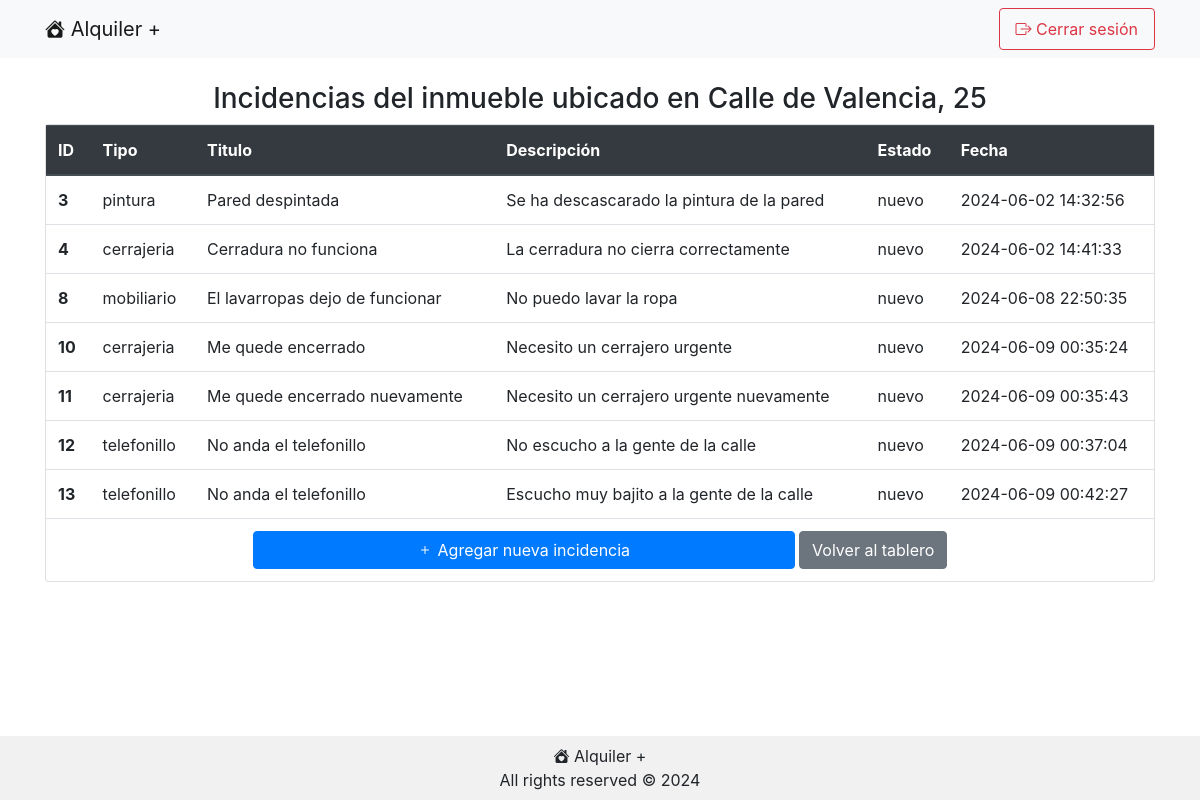
Page /incidencias.php?inmuebleId=2 (signed in) on the committed database.
### tables this page shows
CREATE TABLE `inmuebles` (
  `id` int(11) NOT NULL,
  `direccion` text NOT NULL,
  `propietario_usuario_id` int(11) NOT NULL,
  `inquilino_usuario_id` int(11) NOT NULL
);

CREATE TABLE `incidencias` (
  `id` int(11) NOT NULL,
  `tipo` enum('fontaneria','electricidad','telefonillo','mobiliario','pagos','carpinteria','cerrajeria','pintura') NOT NULL,
  `titulo` text NOT NULL,
  `descripcion` text NOT NULL,
  `estado` enum('nuevo','iniciado','completado','cancelado') NOT NULL DEFAULT 'nuevo',
  `usuario_id` int(11) NOT NULL,
  `inmueble_id` int(11) NOT NULL,
  `fecha_y_hora` timestamp NOT NULL DEFAULT current_timestamp() ON UPDATE current_timestamp()
);

### class/Conexion.php (called while the page is built, shortened)
<?php
class Conexion {
    private static $host;
    private static $username;
    private static $password;
    private static $db;
    private static $dsn;
    private static $conexion = null;
    private static function inicializar() {
        if (self::$conexion === null) {
            self::$host = DB_HOST;
            self::$db = DB_NAME;
            self::$username = DB_USERNAME;
            self::$password = DB_PASSWORD;
            self::$dsn = "mysql:host=" . self::$host . ";dbname=" . self::$db . ";charset=utf8mb4";
            try {
                self::$conexion = new PDO(self::$dsn, self::$username, self::$password);
                self::$conexion->setAttribute(PDO::ATTR_ERRMODE, PDO::ERRMODE_EXCEPTION);
            } catch (PDOException $ex) {
                die("Error en la conexión con la bbdd: mensaje: " . $ex->getMessage());
            }
            return self::$conexion;
        }
    }
    public static function consulta($sql) {
        try {
            $stmt = self::$conexion->prepare($sql);
            $stmt->execute();
            $resultado = $stmt->fetchAll(PDO::FETCH_ASSOC);
            return $resultado;
        } catch (PDOException $ex) {
            die("Fallo la query: " . $ex->getMessage());
        }
    }
}

### class/Inmueble.php (called while the page is built, shortened)
<?php
class Inmueble {
    private $id;
    private $direccion;
    private $incidencias;
    public function __construct($direccion, $inquilino, $incidencias, $id=null, $usuario=null) {
        if ($id != null) {
            $this->id = $id;
            $this->direccion = $direccion;
            $this->incidencias = $incidencias;
        } else if ($id === null) {
            if ($inquilino == null) {
                Conexion::consulta("INSERT INTO inmuebles (direccion, propietario_usuario_id) VALUES ('".$direccion."', ".$usuario->getId().")");
            } else {
                Conexion::consulta("INSERT INTO inmuebles (direccion, propietario_usuario_id, inquilino_usuario_id) VALUES ('".$direccion."', ".$usuario->getId().", ". $inquilino->getId() . ")");
            }
        }
    }
    public function getId() {
        return $this->id;
    }
    public function getDireccion() {
        return $this->direccion;
    }
    public function getIncidencias() {
        return $this->incidencias?? [];
    }
    public static function obtenerInmuebleExistente($id) {
        $consulta = Conexion::consulta("SELECT id, tipo, titulo, descripcion, estado, usuario_id, fecha_y_hora FROM incidencias WHERE inmueble_id=" . $id);
        $incidencias = [];
        foreach($consulta as $fila) {
            $incidencia = Incidencia::obtenerIncidenciaExistente($fila["id"]);
            $incidencias[] = $incidencia;
            }
        $consulta = Conexion::consulta("SELECT id, direccion, inquilino_usuario_id FROM inmuebles WHERE id=" . $id);
        foreach ($consulta as $fila) {
            $inmueble = new Inmueble($fila['direccion'], Usuario::obtenerUsuarioExistente($fila['inquilino_usuario_id']), $incidencias, $fila['id']);
        }
        return $inmueble;
    }
}

### class/Usuario.php (called while the page is built, shortened)
<?php
class Usuario {
    public static function obtenerUsuarioExistente($id) {
        $usuario = null;
        $consulta = Conexion::consulta("SELECT id, direccion, inquilino_usuario_id FROM inmuebles WHERE propietario_usuario_id=" . $id);
        $inmuebles = [];
        foreach ($consulta as $fila) {
            $inmueble = Inmueble::obtenerInmuebleExistente($fila["id"]);
            $inmuebles[] = $inmueble;
        }
        $consulta = Conexion::consulta("SELECT id, nombre, apellido, email, contrasena_hash, telefono, vencimiento_subscripcion, es_administrador FROM usuarios WHERE id=" . $id);
        foreach ($consulta as $fila) {
            $usuario = new Usuario($fila['nombre'], $fila['apellido'], $fila['email'], $fila['contrasena_hash'], $fila['telefono'], $fila['vencimiento_subscripcion'], $fila['es_administrador'], $inmuebles, $fila['id']);
        }
        return $usuario;
    }
}

### class/Incidencia.php (called while the page is built, shortened)
<?php
class Incidencia {
    private $id;
    public $tipo;
    private $titulo;
    private $descripcion;
    private $estado;
    private $fecha_y_hora;
    public function __construct ($id, $tipo, $titulo, $descripcion, $estado, $fecha_y_hora) {
        $this->id = $id;
        $this->tipo = $tipo;
        $this->titulo = $titulo;
        $this->descripcion = $descripcion;
        $this->estado = $estado;
        $this->fecha_y_hora = $fecha_y_hora;
    }
    public function getId() {
        return $this->id;
    }
    public function getTipo() {
        return $this->tipo;
    }
    public function getTitulo() {
        return $this->titulo;
    }
    public function getDescripcion() {
        return $this->descripcion;
    }
    public function getEstado() {
        return $this->estado;
    }
    public function getFecha() {
        return $this->fecha_y_hora;
    }
    public static function obtenerIncidenciaExistente($id){
        $consulta = Conexion::consulta("SELECT id, tipo, titulo, descripcion, estado, fecha_y_hora FROM incidencias WHERE id=" . $id);
        $incidencia = null;
        foreach ($consulta as $fila) {
            $incidencia = new Incidencia($fila['id'], $fila['tipo'], $fila['titulo'], $fila['descripcion'], $fila['estado'], $fila['fecha_y_hora']);
        }
        return $incidencia;
    }
}

### public/incidencias.php (the view, shortened to what this page needs)
<?php
$usuario = Usuario::obtenerUsuarioExistente($_SESSION['usuarioId']);
if ($_SERVER['REQUEST_METHOD'] === 'GET') {
    $inmuebleId = $_GET['inmuebleId'];
    $inmueble = Inmueble::obtenerInmuebleExistente($inmuebleId);
}
?>
<!DOCTYPE html>
<html lang="es">
    <head>
<?php require '../include/head.php' ?>
    </head>
    <body>
        <?php require '../include/nav.php'; ?>
        <div class="contenido container mt-4 flex-grow-1">
            <h3 class="text-black text-center">Incidencias del inmueble ubicado en <?php echo $inmueble->getDireccion()?></h3>
            <div class="row">
                <div class="col-md-12 ml-auto">
                    <div class="card mb-3">
                        <div class="card-body p-0">
                            <div class="table-responsive">
                                <table class="table table-hover mb-0">
                                    <thead class="thead-dark">
                                        <tr>
                                            <th scope="col">ID</th>
                                            <th scope="col">Tipo</th>
                                            <th scope="col">Titulo</th>
                                            <th scope="col">Descripci&oacute;n</th>
                                            <th scope="col">Estado</th>
                                            <th scope="col">Fecha</th>
                                        </tr>
                                    </thead>
                                    <tbody>
                                    <?php
                                        foreach ($inmueble->getIncidencias() as $incidencia) {
                                            ?>
                                        <tr>
                                            <th scope="row"><?php echo $incidencia->getId(); ?></th>
                                            <td><?php echo $incidencia->getTipo(); ?></td>
                                            <td><?php echo $incidencia->getTitulo(); ?></td>
                                            <td><?php echo $incidencia->getDescripcion(); ?></td>
                                            <td><?php echo $incidencia->getEstado(); ?></td>
                                            <td><?php echo $incidencia->getFecha(); ?></td>
                                        </tr>
                                            <?php
                                        }
                                            ?>
                                        <tr><td colspan="6" class="text-center"><a href="nueva_incidencia.php?inmuebleId=<?php echo $inmueble->getId()?>&origen=incidencias" class="btn btn-primary w-50"><i class="bi bi-plus"></i> Agregar nueva incidencia</a> <a class="btn btn-secondary" href = "tablero.php">Volver al tablero</a></a></td></tr>
                                    </tbody>
                                </table>
                            </div>
                        </div>
                    </div>
                </div>
            </div>
        </div>
        <?php require '../include/footer.php' ?>
    </body>
</html>

### public/css/estilos.css (style rules this page uses)
body { display: flex; flex-direction: column; min-height: 100vh; }

### rows in the picture
inmuebles: direccion "Calle de Valencia, 25"
incidencias: id "3", tipo "pintura", titulo "Pared despintada", descripcion "Se ha descascarado la pintura de la pared", estado "nuevo", fecha_y_hora "2024-06-02 14:32:56"
incidencias: id "4", tipo "cerrajeria", titulo "Cerradura no funciona", descripcion "La cerradura no cierra correctamente", estado "nuevo", fecha_y_hora "2024-06-02 14:41:33"
incidencias: id "8", tipo "mobiliario", titulo "El lavarropas dejo de funcionar", descripcion "No puedo lavar la ropa", estado "nuevo", fecha_y_hora "2024-06-08 22:50:35"
incidencias: id "10", tipo "cerrajeria", titulo "Me quede encerrado", descripcion "Necesito un cerrajero urgente", estado "nuevo", fecha_y_hora "2024-06-09 00:35:24"
incidencias: id "11", tipo "cerrajeria", titulo "Me quede encerrado nuevamente", descripcion "Necesito un cerrajero urgente nuevamente", estado "nuevo", fecha_y_hora "2024-06-09 00:35:43"
incidencias: id "12", tipo "telefonillo", titulo "No anda el telefonillo", descripcion "No escucho a la gente de la calle", estado "nuevo", fecha_y_hora "2024-06-09 00:37:04"
incidencias: id "13", tipo "telefonillo", titulo "No anda el telefonillo", descripcion "Escucho muy bajito a la gente de la calle", estado "nuevo", fecha_y_hora "2024-06-09 00:42:27"
